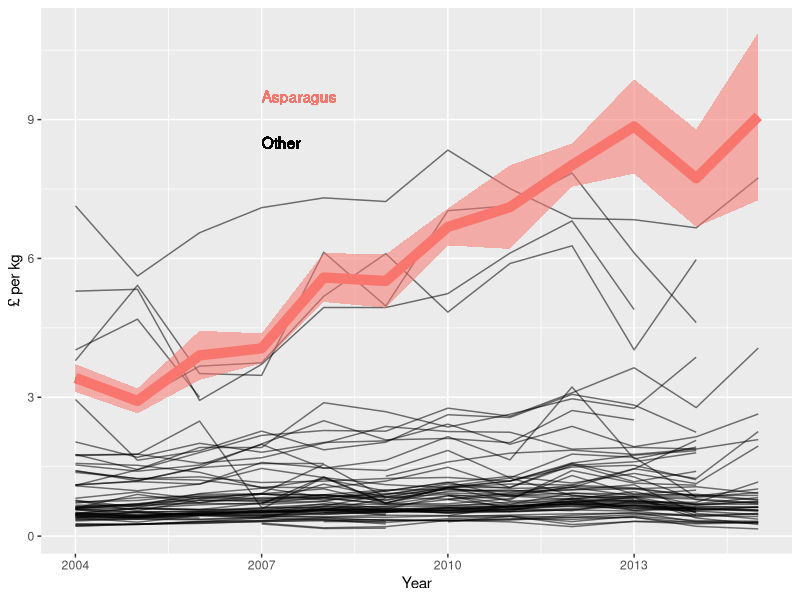

The R script that drew this image:
### explore
library(dplyr)
library(ggplot2)

dat <- read.csv("Data/fruitVegTidy.csv")
dat$month <- factor(dat$month, c("Jan", "Feb", "Mar", "Apr", "May", "Jun", 
                                 "Jul", "Aug", "Sep", "Oct", "Nov", "Dec"))

# standard error
se <- function(x) sd(x)/sqrt(length(x))

# exclude NA
dat <- dat[-which(is.na(dat$price)),]

bySeason <- dat %>%
  filter(Units == "£/kg") %>%
  group_by(year, category, subcategory, item) %>%
  summarise_each(funs(mean, se), price)

# what about asparagus???
asparagus <- bySeason %>% filter(subcategory == "Asparagus")

pdf("Asparagus.pdf", 8, 5)
ggplot(bySeason, aes(x = year, y = mean,
                     group = paste(subcategory, item))) + 
  geom_line(aes(alpha = 0.5)) +
  geom_line(aes(colour = "red", lwd = 1), asparagus) +
  geom_ribbon(aes(fill = "red", alpha = 0.5,
                  ymin = mean - se,
                  ymax = mean + se), asparagus) +
  ylab("£ per kg") + xlab("Year") +
  theme(legend.position = "none") +
  geom_text(aes(label = "Asparagus", x = 2007, y = 9.5, col = "red", hjust = 0)) + 
  geom_text(aes(label = "Other", x = 2007, y = 8.5, hjust = 0))
dev.off()

